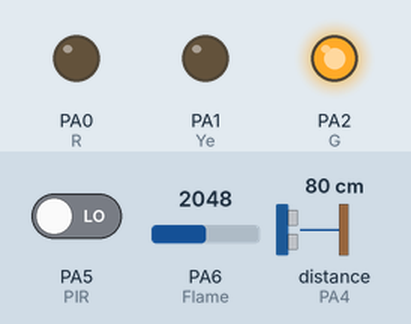
Bench run of a sketch on a simulated STM32 Blue Pill. On the bench: output pins drawn as LEDs (lit = HIGH). The test bench sets the inputs (shaded band); at power-on: distance to the obstacle (sensor on PA4) 80 cm, PA5 (PIR) LOW, PA6 (Flame) = 2048. The echo pulse lasts 58.3 µs per cm; what the sketch prints to the serial monitor is not drawn.

Above: at 1.2 s.
1.3 s: distance to the obstacle (sensor on PA4) set to 72 cm
2.8 s: distance to the obstacle (sensor on PA4) set to 66 cm
At 3.3 s:
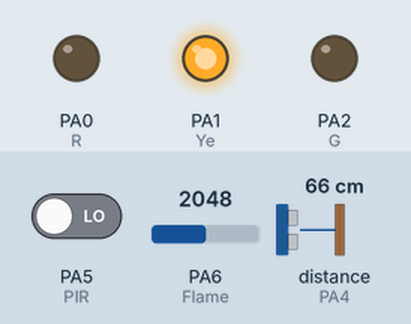
4.3 s: distance to the obstacle (sensor on PA4) set to 23 cm
5.8 s: distance to the obstacle (sensor on PA4) set to 18 cm
At 6.6 s:
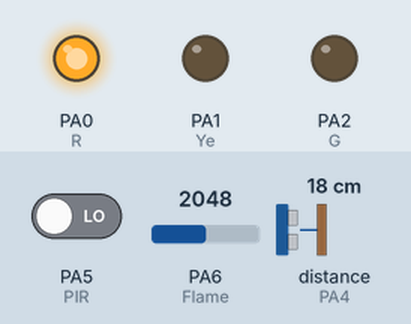
7.3 s: distance to the obstacle (sensor on PA4) set to 35 cm
At 7.8 s:
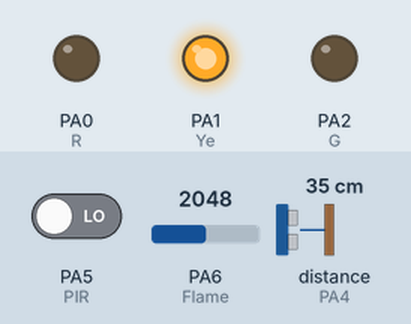
8.8 s: distance to the obstacle (sensor on PA4) set to 2 cm
At 10.0 s:
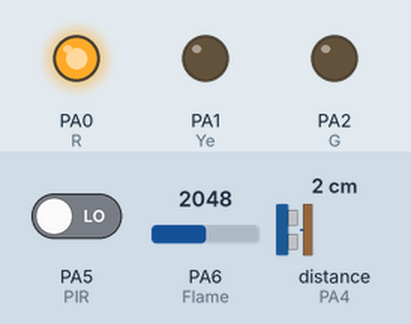
Timing chart, 0 to 11.3 s (numbered marks = the images above; inputs shaded):
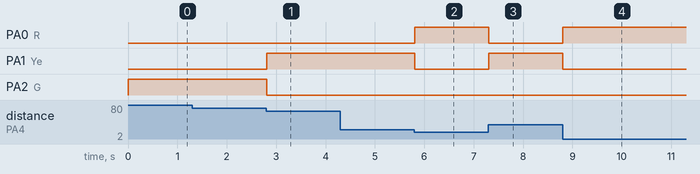

Measured:
- the behaviour switches between 70 and 69 cm on distance to the obstacle (sensor on PA4) (found by bisection; images 0 and 1)
- the behaviour switches between 21 and 20 cm on distance to the obstacle (sensor on PA4) (found by bisection; images 1 and 2)
- after the input at 2.8 s, PA1 (Ye): LOW → HIGH at once; PA2 (G): HIGH → LOW at once
- after the input at 5.8 s, PA0 (R): LOW → HIGH at once; PA1 (Ye): HIGH → LOW at once
- after the input at 7.3 s, PA0 (R): HIGH → LOW at once; PA1 (Ye): LOW → HIGH at once
- after the input at 8.8 s, PA0 (R): LOW → HIGH at once; PA1 (Ye): HIGH → LOW at once

The sketch:

Pir___Flame___Sonic.ino
```cpp
#include <NewPing.h>


int R = PA0;
int Ye = PA1;
int G = PA2;
int PIR = PA5;
int Flame = PA6;
//int sonic = PA5;
int triger = PA3;
int echo = PA4;
int batas = 400;

NewPing cm(triger,echo,batas);

void setup() {
  Serial.begin (9600);
  pinMode (PIR, INPUT);
  pinMode (Flame, INPUT);
  //pinMode (sonic, INPUT);
  pinMode (R, OUTPUT);
  pinMode (Ye, OUTPUT);
  pinMode (G, OUTPUT);
  pinMode (PIR,INPUT);


  // put your setup code here, to run once:

}

void loop() {
int bacaJarak = cm.ping_cm();

    int bacaFlame = analogRead(Flame);
    bacaFlame = map(bacaFlame,4095,291,255,0);

    int bacaPIR = digitalRead(PIR);

    //Print Serial Flame
    Serial.print("Data Flame: ");
    Serial.print(bacaFlame);
    Serial.println();

  //Print Serial Jarak
  Serial.print("Data Jarak: ");
  Serial.print(bacaJarak);
  Serial.print(" cm ");
  Serial.println();

  //Logic Sonic

  if (bacaJarak <= 20 and bacaJarak!=0){
    digitalWrite (R,HIGH);
    digitalWrite (Ye,LOW);
    digitalWrite (G,LOW);
    Serial.print ("Berhenti");
  }else if (bacaJarak >= 21 and bacaJarak <= 70){
    digitalWrite (Ye,HIGH);
    digitalWrite (G,LOW);
    digitalWrite (R,LOW);
    Serial.print ("Hati-Hati");
  }else{
    digitalWrite (G,HIGH);
    digitalWrite (Ye,LOW);
    digitalWrite (R,LOW);
    Serial.print ("Aman");
  }
}

  //Logic Flame
//  if (bacaFlame <= 20){
//    digitalWrite (G,HIGH);
//    digitalWrite (Ye,LOW);
//    digitalWrite (R,LOW);
//    Serial.println ("AMAN");
//    delay (1000);
//  }
//  else if (bacaFlame >= 21 and bacaFlame <= 199){
//    digitalWrite (Ye,HIGH);
//    digitalWrite (R,LOW);
//    digitalWrite (G,LOW);
//    Serial.println ("Waspada");
//    delay (1000);
//  }
//  else{
//    digitalWrite (R,HIGH);
//    digitalWrite (G,LOW);
//    digitalWrite (G,LOW);
//    Serial.println ("Bahaya");
//    delay (1000);
//  }
//}

  //Logic PIR

//  if (bacaPIR==1){
//   digitalWrite(R,HIGH);
//    Serial.println ("Ada Maling");
//  }
//  else {
//    digitalWrite(R,LOW);
//    Serial.println ("Tidak Ada Maling");
//  }
```
